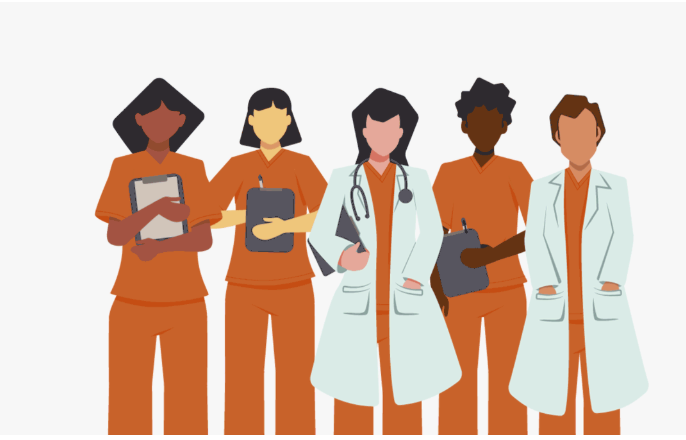
#> input picture doctor.png, 686 x 440 px
$ python draw_a_circle.py
#> lines starting #> are read from the running program, lines starting #| are printed output that depends on the picture
import cv2
locationofimage = input("Enter the location of image eg img.png: ")
#> the answer given: ../doctor.png
image = cv2.imread(locationofimage)
#> image is the input picture: shape (440, 686, 3); mean B, G, R 177.9, 193, 218
if image is not None:
    #outside circle
    center_coordinates = (334, 220)
    radius = 170
    #eyes_1 circle
    center_coordinates1 = (250, 150)
    radius1 = 25
    #eyes_2 circle
    center_coordinates2 = (418, 150)
    radius2 = 25
    #mouth circle
    center_coordinates3 = (334, 320)
    radius3 = 50

    color = (255, 0, 0)  # Blue color in BGR
    thickness = 2  # Thickness of the circle border
    fill=-1  # Fill the circle
    image_with_circle = cv2.circle(image.copy(), center_coordinates, radius, color, fill)
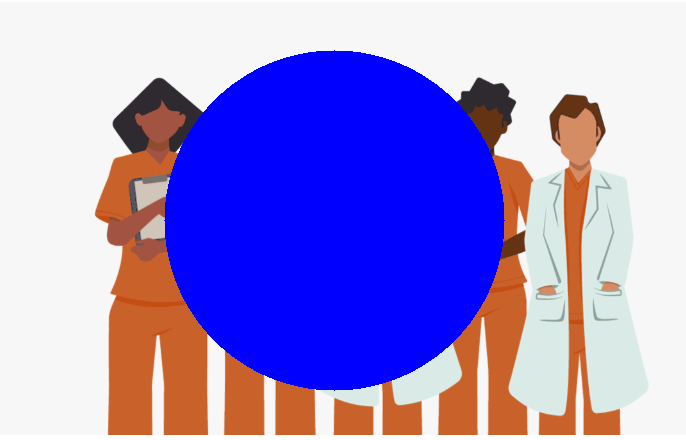
#> image_with_circle: shape (440, 686, 3); mean B, G, R 211.6, 143.6, 158.1
    image_with_circle = cv2.circle(image_with_circle, center_coordinates1, radius1, (0, 255, 0), thickness)
    image_with_circle = cv2.circle(image_with_circle, center_coordinates2, radius2, (0, 0, 255), thickness)
    image_with_circle = cv2.circle(image_with_circle, center_coordinates3, radius3, (0, 255, 255), thickness)
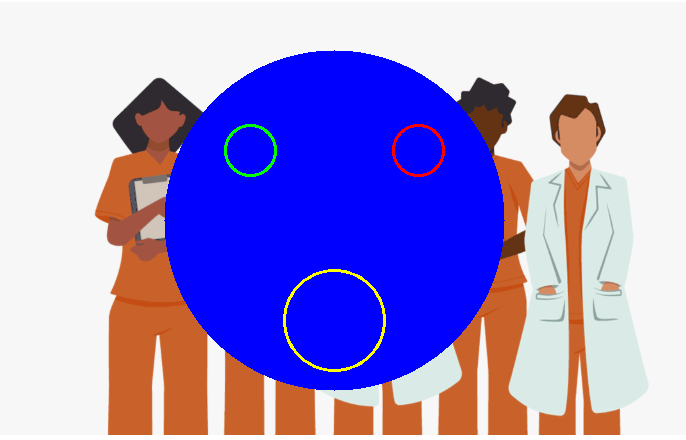
#> image_with_circle: shape (440, 686, 3); mean B, G, R 210, 144.8, 159.3
    cv2.imshow('Image with Circle', image_with_circle)
    cv2.waitKey(0)
    cv2.destroyAllWindows()
    cv2.imwrite('image_with_circle.png', image_with_circle)
